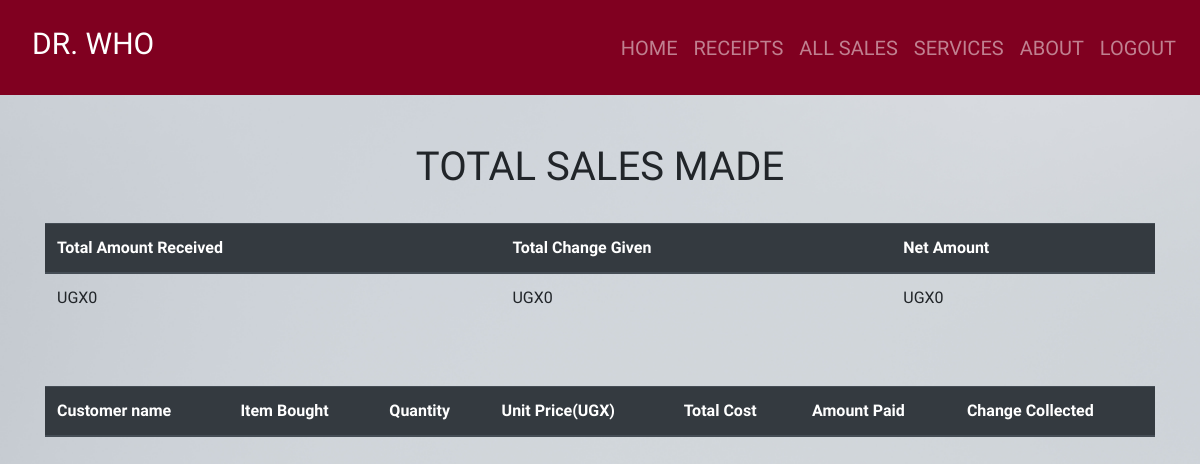
Before: /all_sales/ (signed in) with the older database file.
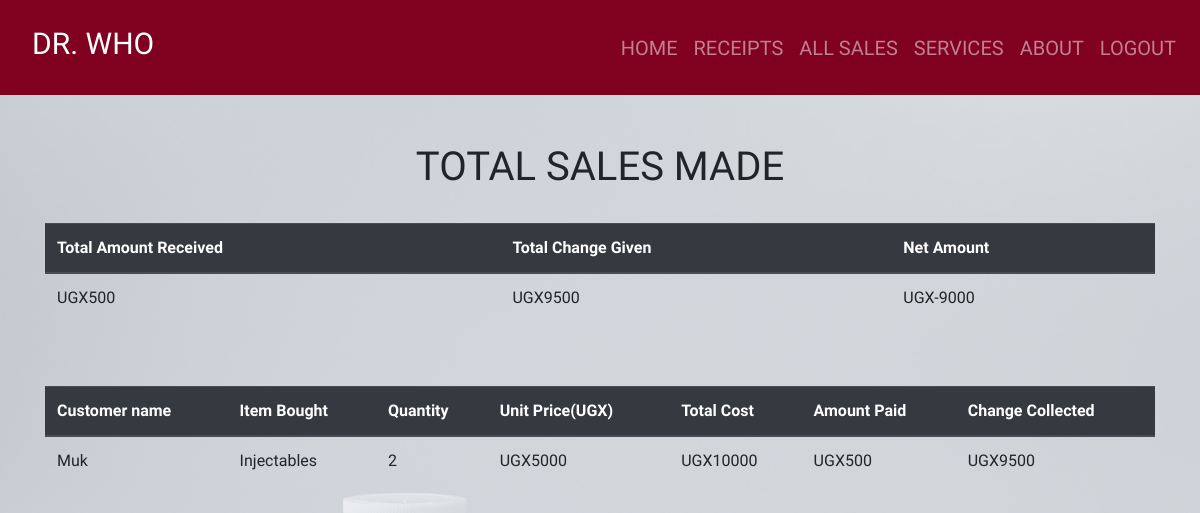
After: the same page with the newer database file.
### dawa/models.py (models this page shows, shortened)
class Sale(models.Model):
    item = models.ForeignKey( Product, on_delete = models.CASCADE)
    quantity = models.IntegerField(default = 0, null = False, blank = True)
    amount_received = models.IntegerField(default = 0, null = False, blank = True)
    issued_to = models.CharField(max_length=50, null = True, blank = True)
    unit_price = models.IntegerField(default = 0, null = False, blank = True)
    def get_total(self):
        total = self.quantity * self.item.unit_price
        return int(total)
    def get_change(self):
        change = self.get_total() - self.amount_received
        return abs(int(change))

class Product(models.Model):
    category_name = models.ForeignKey(Category, on_delete=models.CASCADE, null=True, blank = True)
    item_name = models.CharField(max_length =50, null = True, blank = True)
    total_quantity = models.IntegerField(default = 0, null = True, blank = True)
    issued_quantity = models.IntegerField(default = 0, null = True, blank = True)
    received_quantity = models.IntegerField(default = 0, null = True, blank = True)
    unit_price = models.IntegerField(default = 0, null = True, blank = True)
    manufacturer = models.CharField(max_length=50, null = True, blank = True)
    brand = models.CharField(max_length=50, null = True, blank = True)
    def __str__(self):
        return self.item_name

### dawa/views.py (the view)
# urls.py: path('all_sales/', views.all_sales, name='all_sales' ),
@login_required
def all_sales(request):
    sales = Sale.objects.all()
    total = sum([items.amount_received for items in sales])
    change = sum([items.get_change() for items in sales])
    net = total - change
    return render(request, 'products/all_sales.html', {
        'sales':sales,
        'total':total,
        'net':net,
        'change':change,
    })

### templates/products/all_sales.html
{% extends 'products/base.html' %}
{% block content %}
<br></br>
<div class = "container">
<h1 class = "text-center">TOTAL SALES MADE</h1><br>
  <table class="table">
    <thead class="thead-dark">
      <tr>
        <th scope="col">Total Amount Received</th>
        <th scope="col">Total Change Given</th>
        <th scope="col">Net Amount</th>
      </tr>
    </thead>
    <tbody>
      <tr>
        <td>UGX{{total}}</td>
        <td>UGX{{change}}</td>
        <td>UGX{{net}}</td>
      </tr>
    </tbody>
  </table>
</div>
<br></br>
<div class = "container">
  <table class="table">
    <thead class="thead-dark">
      <tr>
        <th scope="col">Customer name</th>
        <th scope="col">Item Bought</th>
        <th scope="col">Quantity</th>
        <th scope="col">Unit Price(UGX)</th>
        <th scope="col">Total Cost</th>
        <th scope="col">Amount Paid</th>
        <th scope="col">Change Collected</th>
      </tr>
    </thead>
    {% for sale in sales %}
    <tbody>
      <tr>
        <td>{{sale.issued_to | title}}</td>
        <td>{{sale.item | title}}</td>
        <td>{{sale.quantity}}</td>
        <td>UGX{{sale.unit_price}}</td>
        <td>UGX{{sale.get_total}}</td>
        <td>UGX{{sale.amount_received}}</td>
        <td>UGX{{sale.get_change}}</td>
      </tr>
    </tbody>
    {% endfor %}
  </table>
</div>
{% endblock %}

Changed rows visible on the page:
added Sale: issued_to "Muk", item "Injectables", quantity "2", unit_price "5000", get_total "10000", amount_received "500", get_change "9500"
Other visible differences:
{{ total }}: "0" → "500"
{{ change }}: "0" → "9500"
{{ net }}: "0" → "-9000"
